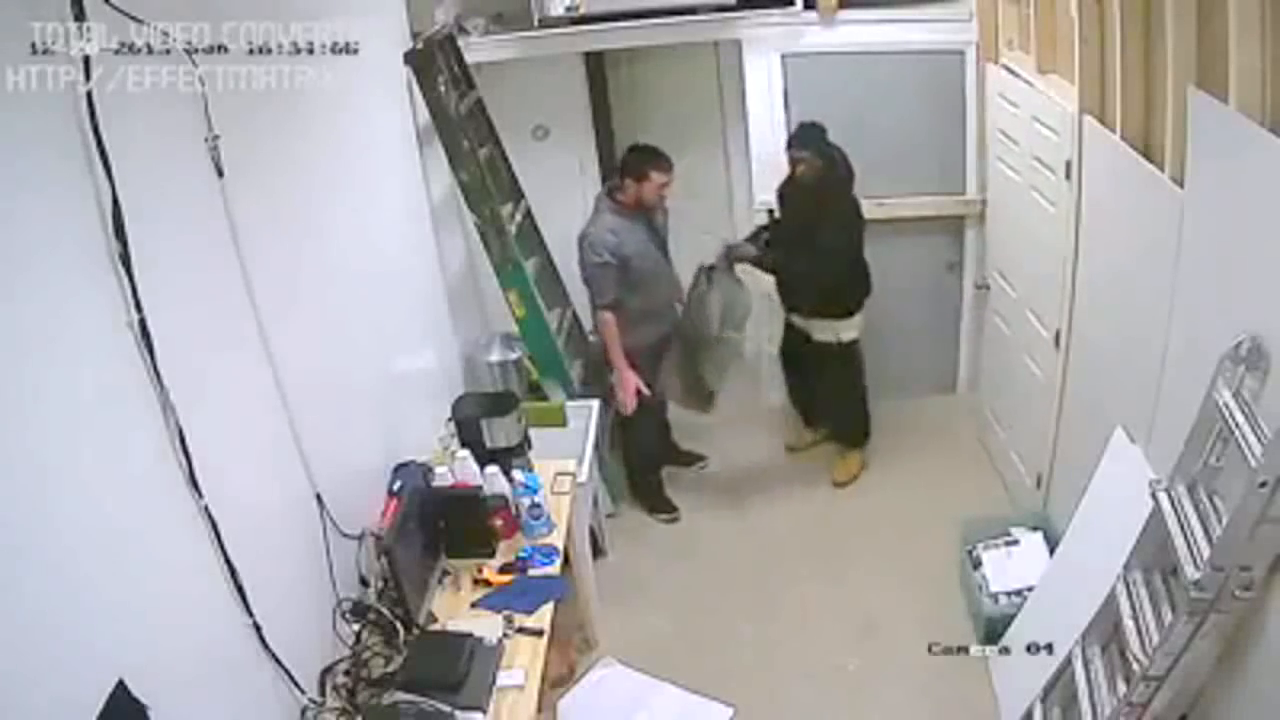
#> input picture frame 47 of backend/testvideo.mp4, 1280 x 720 px
$ python 'detect (1).py'
#> lines starting #> are read from the running program, lines starting #| are printed output that depends on the picture
# USAGE
# python detect.py --images images

# import the necessary packages
from __future__ import print_function

import datetime
from imutils.object_detection import non_max_suppression
import numpy as np
import imutils
import cv2

# construct the argument parse and parse the arguments
# ap = argparse.ArgumentParser()
# ap.add_argument("-i", "--images", required=True, help="path to images directory")
# args = vars(ap.parse_args())

# initialize the HOG descriptor/person detector
hog = cv2.HOGDescriptor()
hog.setSVMDetector(cv2.HOGDescriptor_getDefaultPeopleDetector())

# loop over the image paths
# imagePaths = list(paths.list_images(args["images"]))
# cap = cv2.VideoCapture(0)

cap = cv2.VideoCapture('testvideo.mp4')

records = open('records.txt', 'w+')
state = open('state.txt', 'w+')

while (True):
    customers_count = 0
    # load the image and resize it to (1) reduce detection time
    # and (2) improve detection accuracy
    ret, image = cap.read()
#> image is the input picture: shape (720, 1280, 3); mean B, G, R 168.5, 166.7, 167.9
    if image is None:
        print("Recycle")
        cap = cv2.VideoCapture('testvideo.mp4')
        ret, image = cap.read()

    image = imutils.resize(image, width=min(400, image.shape[1]))
#> image: shape (225, 400, 3)
    orig = image.copy()

    # detect people in the image
    (rects, weights) = hog.detectMultiScale(image, winStride=(4, 4),
                                            padding=(8, 8), scale=1.05)
#> rects = [[48, 0, 67, 126], [217, 16, 77, 154], [160, 27, 78, 156], [14, 0, 76, 143]]; weights = [0.547, 1.35, 1.88, 0.227]

    if len(rects) > 0:
        # draw the original bounding boxes
        for (x, y, w, h) in rects:
            cv2.rectangle(orig, (x, y), (x + w, y + h), (0, 0, 255), 2)
#> this loop made 4 passes
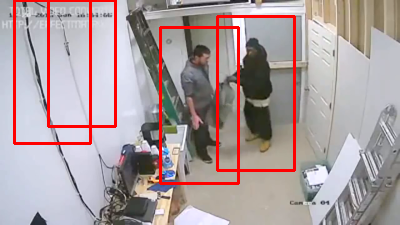
#> orig: shape (225, 400, 3); mean B, G, R 158.7, 157.1, 172.4

        # apply non-maxima suppression to the bounding boxes using a
        # fairly large overlap threshold to try to maintain overlapping
        # boxes that are still people
        rects = np.array([[x, y, x + w, y + h] for (x, y, w, h) in rects])
#> rects = [[48, 0, 115, 126], [217, 16, 294, 170], [160, 27, 238, 183], [14, 0, 90, 143]]
        pick = non_max_suppression(rects, probs=None, overlapThresh=0.70)
#> pick = [[160, 27, 238, 183], [217, 16, 294, 170], [14, 0, 90, 143], [48, 0, 115, 126]]

        customers_count = len(pick)
#> customers_count = 4

        # draw the final bounding boxes
        for (xA, yA, xB, yB) in rects:
            cv2.rectangle(image, (xA, yA), (xB, yB), (0, 255, 0), 2)
#> this loop made 4 passes
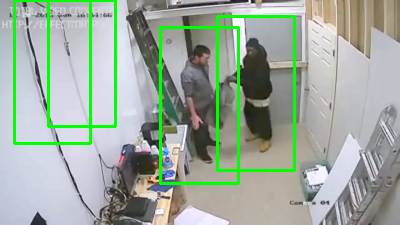
#> image: shape (225, 400, 3); mean B, G, R 158.7, 171.2, 158.3

        # show some information on the number of bounding boxes
        # filename = imagePath[imagePath.rfind("/") + 1:]
        # print("[INFO] {}: {} original boxes, {} after suppression".format(
        # 	filename, len(rects), len(pick)))
        now = datetime.datetime.now()

        record = '%i  %s\n' % (customers_count, str(now))
        records.write(record)

        state.seek(0)
        state.write(record)
    # show the output images
    cv2.imshow("After NMS", image)
    cv2.waitKey(1)

# time.sleep(0.3)
records.close()
state.close()

$ run again, starting later in the video
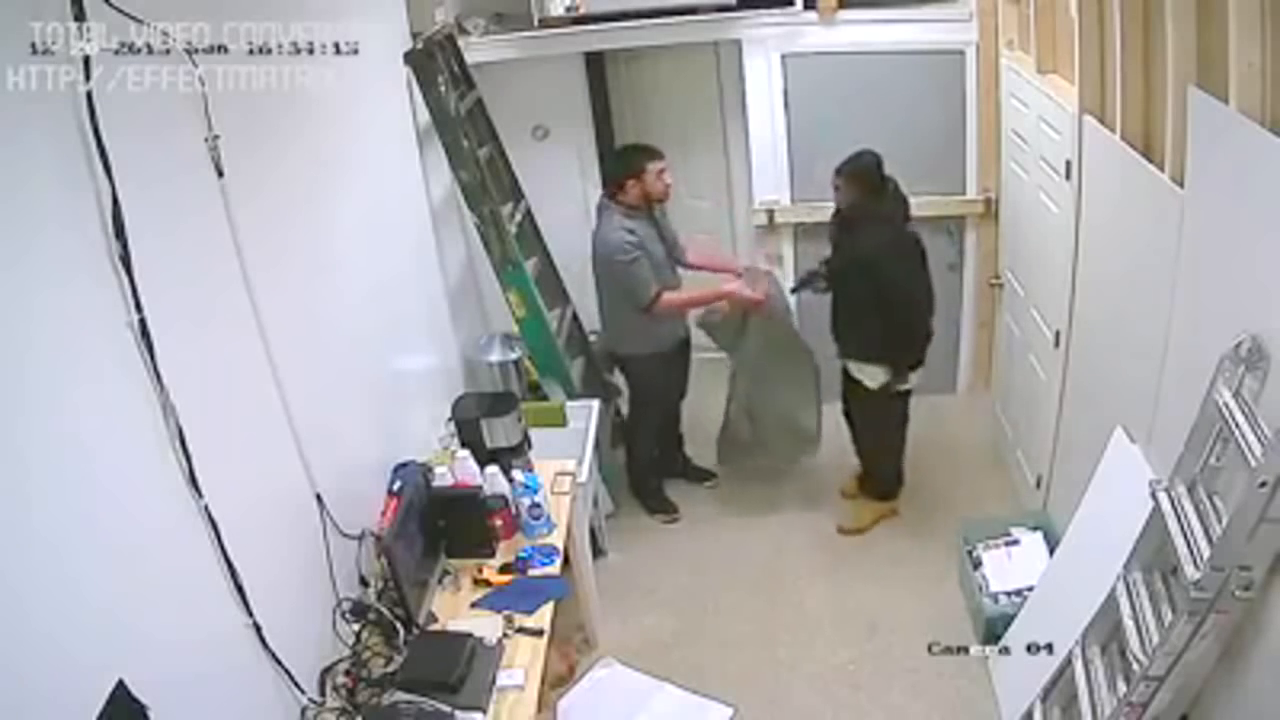
#> input picture frame 215 of backend/testvideo.mp4, 1280 x 720 px
#> image is the input picture: shape (720, 1280, 3); mean B, G, R 169.4, 167.2, 168.5
#> `(rects, weights) = hog.detectMultiScale(image, winStride=(4, 4), paddi..`: rects = [[140, 12, 66, 132], [161, 32, 79, 158], [232, 30, 80, 160]]; weights = [0.55, 1.51, 2.47]
#> the loop `for (x, y, w, h) in rects:` made 3 passes
#> after the loop `for (x, y, w, h) in rects:`:
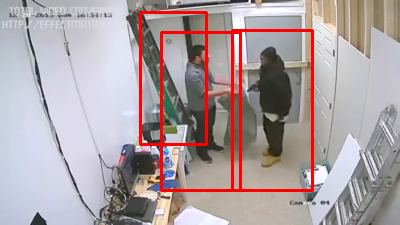
#> orig: shape (225, 400, 3); mean B, G, R 163, 160.6, 173.1
#> `rects = np.array([[x, y, x + w, y + h] for (x, y, w, h) in rects])`: rects = [[140, 12, 206, 144], [161, 32, 240, 190], [232, 30, 312, 190]]
#> pick = [[232, 30, 312, 190], [161, 32, 240, 190], [140, 12, 206, 144]]
#> customers_count = 3
#> the loop `for (xA, yA, xB, yB) in rects:` made 3 passes
#> after the loop `for (xA, yA, xB, yB) in rects:`:
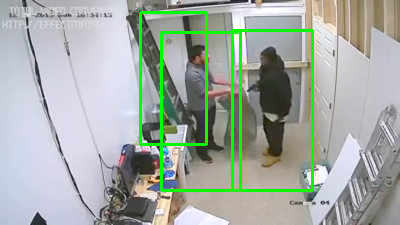
#> image: shape (225, 400, 3); mean B, G, R 163, 171.9, 161.9
